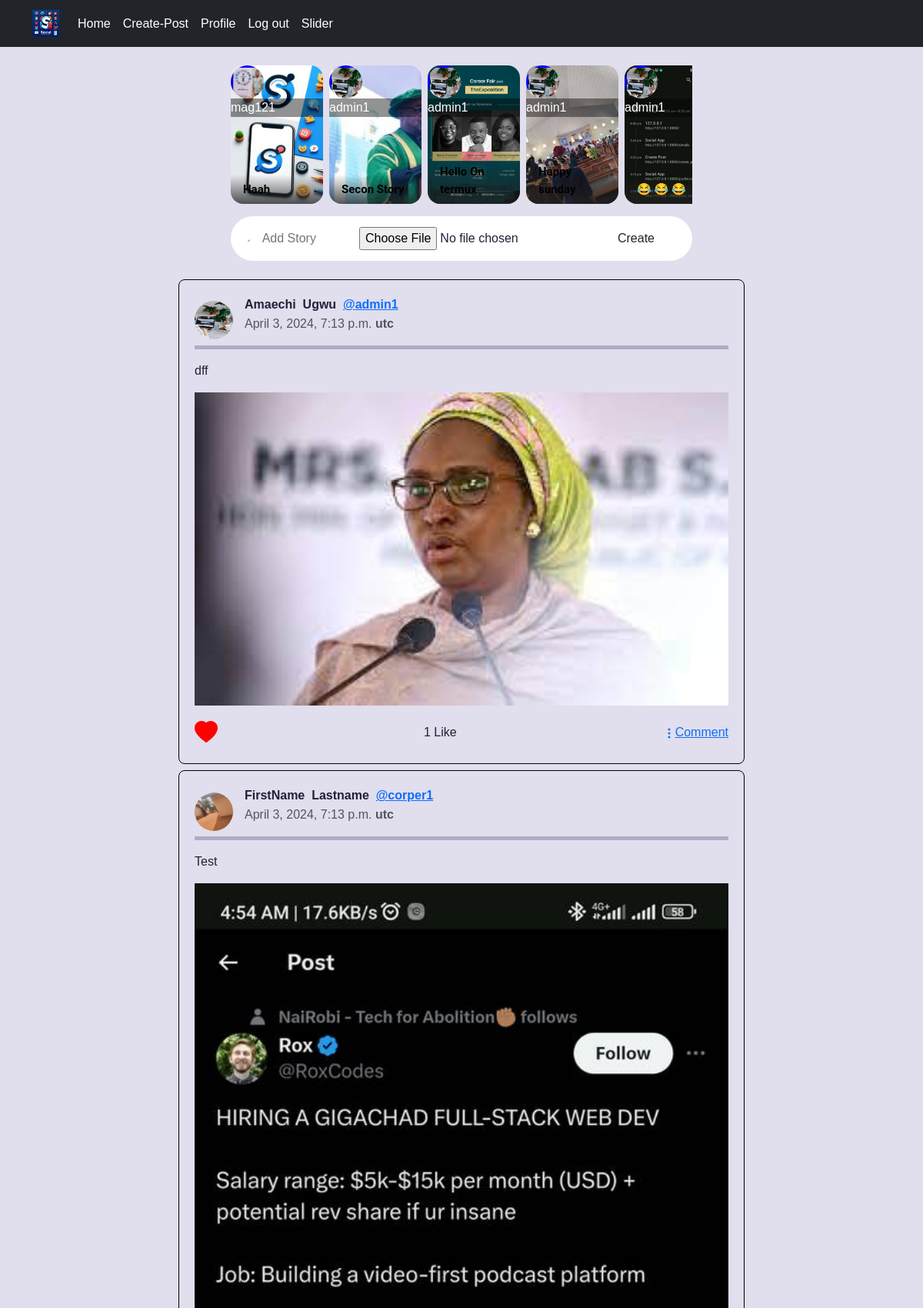
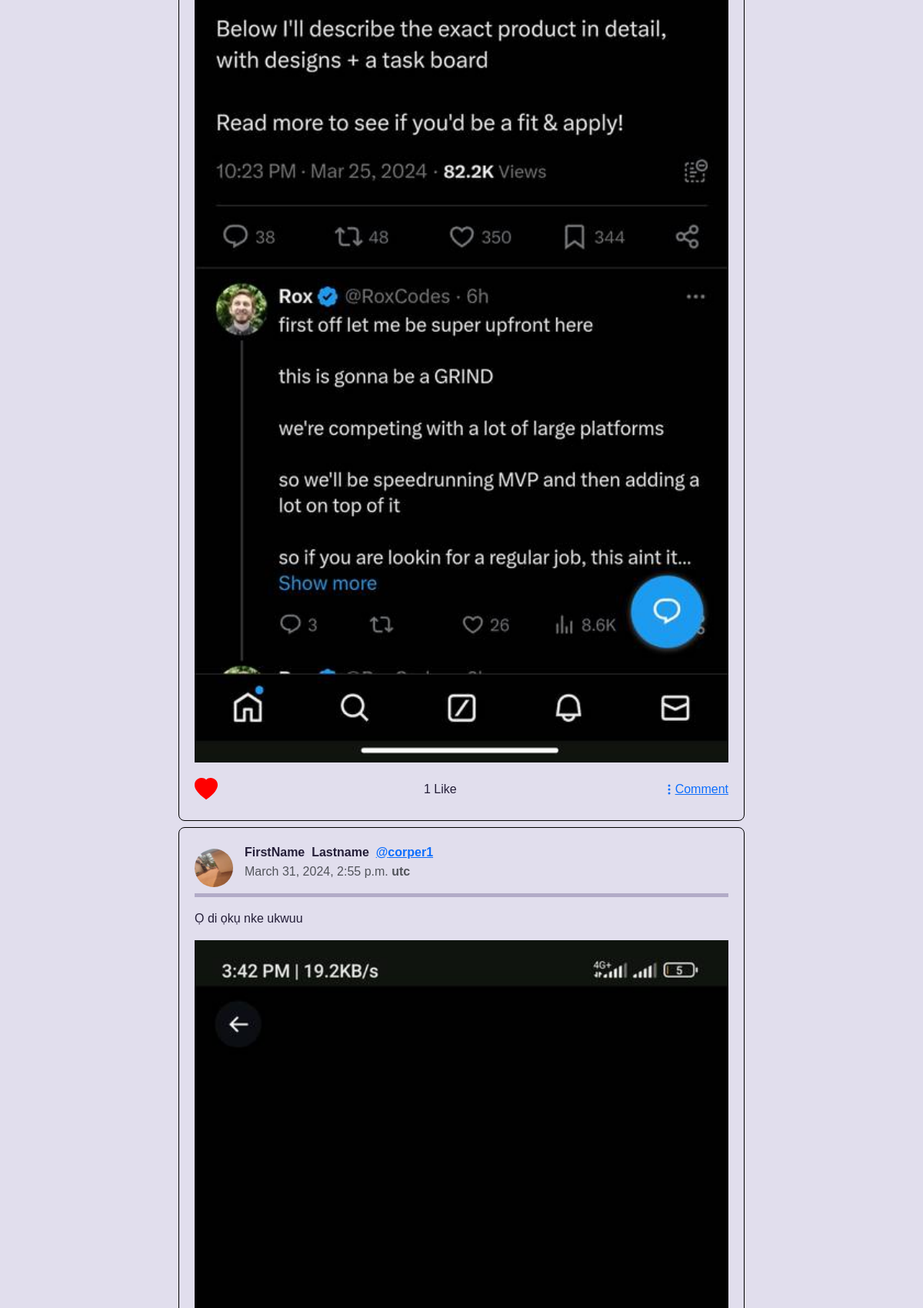
The app's page / (signed in, upper part) with its own data (2 pictures, top to bottom).
### thread/models.py (models this page shows, shortened)
class Story(models.Model):
    author = models.ForeignKey(Profile, on_delete=models.CASCADE)
    caption = models.CharField(blank=True, max_length=250)
    image = ResizedImageField(blank=False,size=[400,800], quality=70, upload_to='stories')
    created_at = models.DateTimeField(auto_now_add=True)

class Profile(models.Model):
    user = models.OneToOneField(User, on_delete=models.CASCADE)
    id_user = models.IntegerField(primary_key=True)
    first_name = models.CharField(max_length=150, blank=True)
    last_name = models.CharField(max_length=150, blank=True)
    bio = models.TextField(max_length=1000, blank=True)
    profile_pics = ResizedImageField(quality=70,
                                     upload_to='profile_images',
                                     default='anon.png')
    github_url = models.URLField(validators=[URLValidator()], max_length=300, blank=True)
    linkedin_url = models.URLField(validators=[URLValidator()], max_length=300, blank=True)
    USERNAME_FIELD = 'user.username'

class PostModel(models.Model):
    postID = models.AutoField(primary_key=True)
    author = models.ForeignKey(Profile, on_delete=models.CASCADE)
    content = models.TextField(max_length=300)
    image = ResizedImageField(blank=True,quality=70,upload_to='profile_posts')
    created_at = models.DateTimeField(auto_now=True)
    num_of_likes = models.IntegerField(default=0)
    num_of_comments = models.IntegerField(default=0)

### thread/views.py (the view)
# urls.py: 2. Add a URL to urlpatterns:  path('', views.home, name='home')
def home(request):
    if request.user.is_authenticated:
        username = request.user.username
        all_post = PostModel.objects.all()
        likes = LikePost.objects.filter(username=username)
        stories = Story.objects.all()
        form = StoryForm()
        context = {
            "all_post": all_post,
            "likes": likes,
            "stories": stories,
            "form": form,
            }
        return render(request, 'home.html', context)
    else:
        return redirect('login_user')

### thread/forms.py
class StoryForm(forms.ModelForm):
    caption = forms.CharField(required=False, widget=forms.widgets.TextInput(attrs={"id":"create-post", "placeholder":"Add Story", "class":"image_file"}), label="")
    image = forms.FileField(required=True, widget=forms.widgets.FileInput(attrs={"id":"image"}), label="for-image")
    class Meta:
        model = Story
        exclude = ('author', 'created_at')

### thread/templates/home.html (shortened to what this page needs)
{% extends 'base.html' %}
{% load static %}
{% block content %}
<link rel="stylesheet" href="{% static 'styles/index.css' %}">
<link rel="stylesheet" href="{% static 'styles/stories.css' %}">
{% if user.is_authenticated %}
<div class="container" style="margin-bottom:0px;">
    <div class="stories-container">
        <div class="content">
            <div class="stories">
                {% if stories %}
                {% for story in stories reversed %}
                {% if story.image %}
                <div class="story"
                    style="background: url('{{ story.image.url }}'); background-size: cover;background-repeat: no-repeat; background-position: center cover;">
                    <div class="profile-pic">
                        <img src="{{ story.author.profile_pics.url }}" alt="">
                    </div>
                    <p class="name" style="background-color: rgba(2, 0, 0, 0.425);color:white;">
                        {{ story.author.user.username }}
                    </p>
                    <div class="author" style="color:black; font:bold;">
                        {{ story.caption }}
                    </div>
                </div>
                {% endif %}
                {% endfor %}
                {% endif %}
            </div>
        </div>
        <div class="middle" style="margin-top:1px;">
            <form class="create-post" method="post" action="{% url 'story' %}" enctype="multipart/form-data">
                <div class="profile-pic">
                    <img class="profile-pic" src="{{ user.profile.profile_pics.url }}" width="150" height="150" alt="">
                </div>
                {{ form.caption }}
                {{ form.image }}
                <input onclick="story()" type="submit" value="Create" class="btn">
            </form>
        </div>
    </div>
    {% if all_post %}
    {% for post in all_post reversed %}
    <div class="row" style="margin-top:4px;">
        <div class="col-lg-8 mx-auto">
            <div class="post-container" style="border: 1px solid black; margin-bottom: 4px;">
                <div class="post-header">
                    <img src="{{ post.author.profile_pics.url }}" alt="Avatar" class="post-avatar">
                    <div>
                        <p class="post-username">
                            {{ post.author.first_name }} &nbsp;{{ post.author.last_name }}&nbsp;
                            <a href="{% url 'profile' post.author.user.username %}">
                                @{{ post.author.user.username}}
                            </a>
                        </p>
                        <p class="text-muted" style="margin-top: -15px;">
                            {{ post.created_at }} <strong>utc</strong>
                        </p>
                    </div>
                </div>
                <hr style="width: 100%; height: 5px;background-color: #251153;border: 2px; margin-top: -15px;">
                <div class="post-content">
                    <p>
                        {{ post.content }}
                    </p>
                    {% if post.image %}
                    <a href="{% url 'post_view' post.postID %}" style="height: 100px;width: 100px;">
                        <img src="{{ post.image.url }}" alt="Image" class="img-fluid" style="max-width: 100%;">
                    </a>
                    {% endif %}
                </div>
                <div class="post-actions">
                    <a href="{% url 'like_post' post.postID %}">
                        <svg xmlns="http://www.w3.org/2000/svg" width="30" height="40" fill="red"
                            class="bi bi-heart-fill" viewBox="0 0 16 16">
                            <path fill-rule="evenodd"
                                d="M8 1.314C12.438-3.248 23.534 4.735 8 15-7.534 4.736 3.562-3.248 8 1.314" />
                        </svg>
                    </a>
                    {% if post.num_of_likes < 2 %} {{ post.num_of_likes }} Like {% else %} {{ post.num_of_likes }} Likes
                        {% endif %}
                        <a href="{% url 'post_view' post.postID %}">
                            <svg xmlns="http://www.w3.org/2000/svg" width="16" height="16" fill="currentColor"
                                class="bi bi-three-dots-vertical" viewBox="0 0 16 16">
                                <path d="M9.5 13a1.5 1.5 0 1 1-3 0 1.5 1.5 0 0 1 3 0m0-5a1.5 1.5 0 1 1-3 0 1.5 1.5 0 0 1 3 0m0-5a1.5 1.5 0 1 1-3 0 1.5 1.5 0 0 1 3 0" />
                            </svg>Comment</a>
                </div>
            </div>
        </div>
    </div>
    {% endfor %}
    {% endif %}
</div>
{% endif %}
{% endblock %}

### thread/static/styles/index.css (style rules this page uses)
:root { --border-radius: 2rem; --card-border-radius: 1rem; --btn-padding: 0.6rem 2rem; --search-padding: 0.6rem 1rem; --card-padding: 1rem; --color-white: hsl(252, 30%, 100%); --color-gray: hsl(252, 15%, 65%); --color-light:hsl(252, 30%, 90%); --color-dark: hsl(252, 30%, 17%); --color-primary: hsl(252, 75%, 60%); --color-success: hsl(120, 95%, 60%); --color-danger: hsl(0, 95%, 65%); --color-black: hsl(252, 30%, 10%); --sticky-top-left: 5.4rem; --sticky-top-right: -18rem; }
*,*::before,*::after { margin: 0; padding: 0; box-sizing: border-box; text-decoration: none; list-style: none; border: 0; }
body { font-family: 'Poppins', sans-serif; color: var(--color-dark); background: var(--color-light); overflow-x: hidden; }
.container { width: 80%; margin: 0 auto; }
.profile-pic { width: 2.7rem; aspect-ratio: 1/1; border-radius: 50%; overflow: hidden; }
img { display: block; width: 100%; }
.btn { display: inline-block; padding: var(--btn-padding); font-weight: 500; border-radius: var(--border-radius); cursor: pointer; transition: all 300ms ease; }
.text-muted { color: var(--color-gray) }
.middle .create-post { width: 100%; display: flex; align-items: center; justify-content: space-between; margin-top: 1rem; background: var(--color-white); padding: 0.4rem var(--card-padding); border-radius: var(--border-radius); }
.middle .create-post input[type="text"] { justify-self: start; width: 100%; padding-left: 1rem; background: transparent; color: var(--color-dark); margin-right: 1rem; }
@media screen and (max-width:1200px) { .container { width: 96%; } }

### thread/static/styles/stories.css (style rules this page uses)
.stories-container { max-width: 600px; margin: 24px auto; position: relative; }
.stories-container .story { height: 180px; width: 120px; flex-shrink: 0; border-radius: 16px; overflow: hidden; position: relative; }
.stories-container .story img { width: 100%; height: 100%; object-fit: cover; }
.stories-container .stories { display: flex; gap: 8px; }
.stories-container .content { overflow-x: scroll; scrollbar-width: none; scroll-behavior: smooth; }
.stories-container .profile-pic img { width: 3rem; height: 3rem; align-self: start; border: 3px solid blue; }
.stories-container .author { position: absolute; bottom: 0; left: 0; right: 0; padding: 8px 16px; font-size: 15px; font-family: "Roboto", sans-serif; font-weight: bold; color: #fff; background: linear-gradient(transparent, #222 130%); }

### thread/templates/base.html (style rules this page uses)
.post-container { border: 1px solid #ddd; border-radius: 8px; margin-bottom: 20px; padding: 20px; }
.post-header { display: flex; align-items: center; margin-bottom: 15px; }
.post-avatar { width: 50px; height: 50px; border-radius: 50%; margin-right: 15px; }
.post-username { font-weight: bold; }
.post-content { margin-bottom: 15px; }
.post-actions { display: flex; align-items: center; justify-content: space-between; }

### records on screen
Story: image (picture), author.profile_pics (picture), author.user.username "mag121", caption "Haah"
Story: image (picture), author.profile_pics (picture), author.user.username "admin1", caption "Secon Story"
Story: image (picture), author.profile_pics (picture), author.user.username "admin1", caption "Hello On termux"
Story: image (picture), author.profile_pics (picture), author.user.username "admin1", caption "Happy sunday"
Story: image (picture), author.profile_pics (picture), author.user.username "admin1", caption "😂 😂 😂"
PostModel: author.profile_pics (picture), author.first_name "Amaechi", author.last_name "Ugwu", author.user.username "admin1", created_at "April 3, 2024, 7:13 p.m.", content "dff", image (picture), num_of_likes "1"
PostModel: author.profile_pics (picture), author.first_name "FirstName", author.last_name "Lastname", author.user.username "corper1", created_at "April 3, 2024, 7:13 p.m.", content "Test", image (picture), num_of_likes "1"
PostModel: author.profile_pics (picture), author.first_name "FirstName", author.last_name "Lastname", author.user.username "corper1", created_at "March 31, 2024, 2:55 p.m.", content "Ọ di ọkụ nke ukwuu", image (picture)
